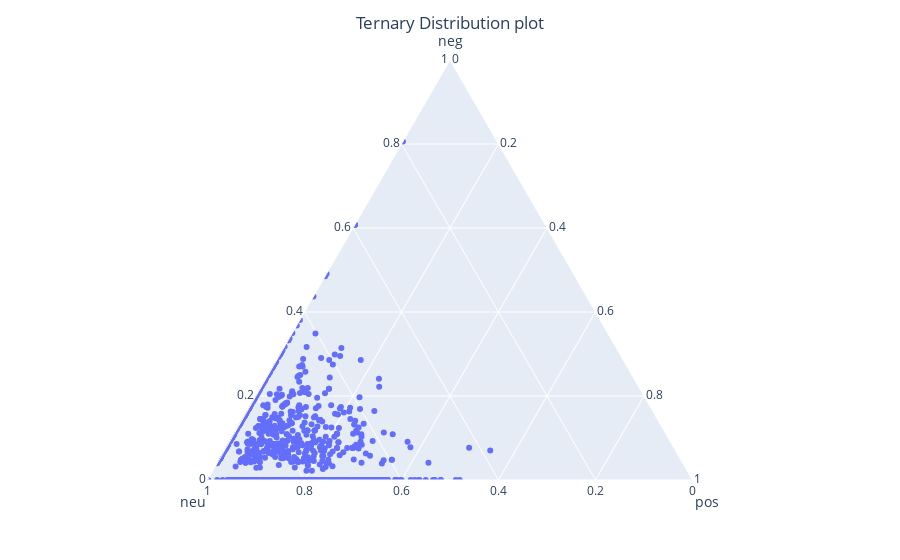

Notebook code for this chart:
### Markdown cell above
### <font color = 'sky blue'> Task 5 - Sentiment Analysis using VADER Tool </font>
<font color = 'black'>Use VADER tool (https://github.com/cjhutto/vaderSentiment), which output sentiment in terms of POSITIVE, NEGATIVE and NEUTRAL to determine the sentiment of each tweet of the dataset. Then represent the distribution of each tweet as a point in the ternary plot.</font>

### Code cell
# import required library
import plotly.express as px
from vaderSentiment.vaderSentiment import SentimentIntensityAnalyzer

# filter the dataframe to only include rows where main_hashtag has a value
# df_contain_main_hashtag = Tweet_df[Tweet_df['main_hashtag'].apply(lambda x: len(x) > 0)]
df_contain_main_hashtag = Tweet_df[Tweet_df['main_hashtag'].str.len() > 0]

# extract the full_text column from the filtered dataframe
Text = df_contain_main_hashtag["full_text"]

def sentiment_scores(Text):
    # initialize sentiment analyzer
    analyzer = SentimentIntensityAnalyzer()
    sentiment_dict = []

    # loop through each text and calculate sentiment scores
    for n in Text:
        value = analyzer.polarity_scores(n)
        sentiment_dict.append(value)
    
    return sentiment_dict


# calculate sentiment scores for the Text column
data = sentiment_scores(Text)

# create a dataframe from the sentiment scores
df = pd.DataFrame(data)

# create a scatter ternary plot using the negative, neutral, and positive sentiment scores
fig = px.scatter_ternary(df, a='neg', b='neu', c='pos')

fig.update_layout(
    title={
        'text': "Ternary Distribution plot",
        'y':.97,
        'x':.5,
        'xanchor': 'center',
        'yanchor': 'top'})

# show the plot
fig.show()

### Figure 1 — Plotly figure (JSON) as saved in the notebook; plotly's stock layout.template omitted (floating-point values rounded to 4 significant figures; data arrays with more than 128 entries replaced by an {"elided": "..."} marker saying what was removed)
{"data": [{"a": {"elided": "1296 float values"}, "b": {"elided": "1296 float values"}, "c": {"elided": "1296 float values"}, "hovertemplate": "neg=%{a}<br>neu=%{b}<br>pos=%{c}<extra></extra>", "legendgroup": "", "marker": {"color": "#636efa", "symbol": "circle"}, "mode": "markers", "name": "", "showlegend": false, "subplot": "ternary", "type": "scatterternary"}], "layout": {"legend": {"tracegroupgap": 0}, "margin": {"t": 60}, "ternary": {"aaxis": {"title": {"text": "neg"}}, "baxis": {"title": {"text": "neu"}}, "caxis": {"title": {"text": "pos"}}, "domain": {"x": [0, 1], "y": [0, 1]}}, "title": {"text": "Ternary Distribution plot", "x": 0.5, "xanchor": "center", "y": 0.97, "yanchor": "top"}}}
